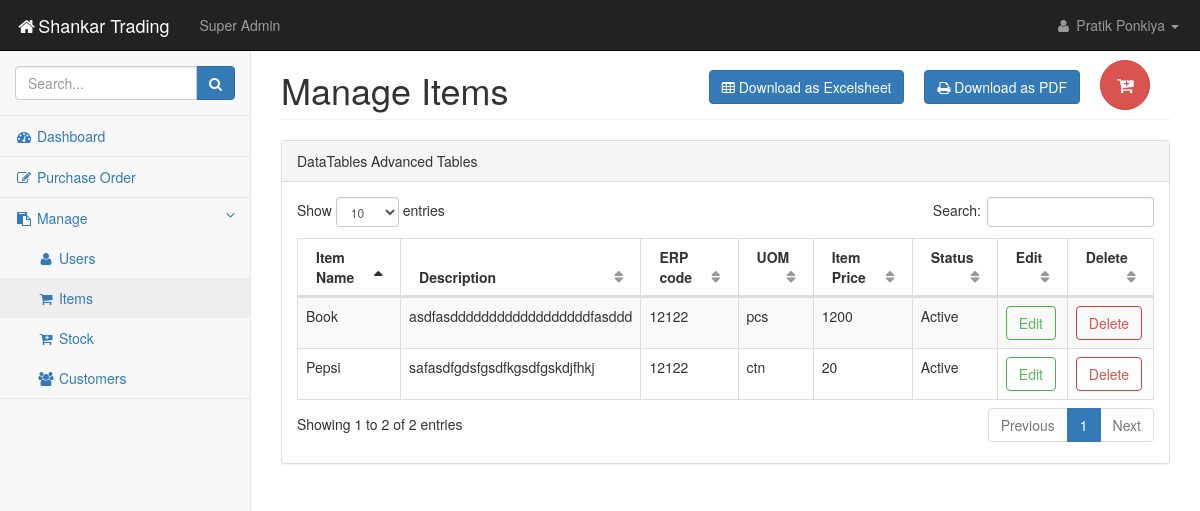
The page /pages/tables2.php (signed in) on the database as committed earlier.
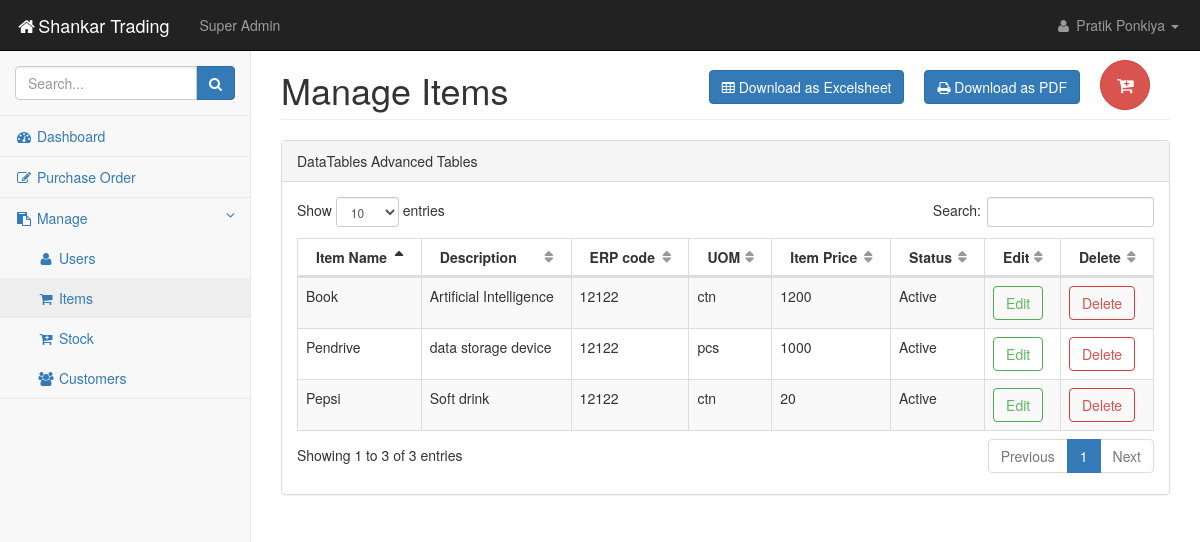
The same page on the database as committed later.
### tables this page shows
CREATE TABLE `tbl_items` (
  `item_id` int(11) NOT NULL,
  `item_name` varchar(255) NOT NULL,
  `description` varchar(255) NOT NULL,
  `erp_code` varchar(11) NOT NULL,
  `uom` varchar(11) NOT NULL,
  `item_price` float NOT NULL,
  `status` enum('0','1') NOT NULL DEFAULT '0'
);

### pages/tables2.php (the view, shortened to what this page needs)
<?php
include "sidepanel.php";
?>
            <div id="page-wrapper">
                <div class="row">
                    <div class="col-lg-12">
                        <form action="forms2.php" method="POST">
                    <button type="submit" class="btn btn-danger btn-circle btn-lg" style="float:right;margin:30px 20px 0px 0px;" name="addbtn">
                        <i class="fa  fa-cart-plus"></i></button></form>
                        <a href="pdflib.php?file=items"><button type="button" class="btn btn-primary" style="float:right;margin:40px 20px 0px 0px;">
                            <i class="fa fa-print"></i> Download as PDF</button></a>
                        <a href="export_excel2.php"><button type="button" class="btn btn-primary" style="float:right;margin:40px 20px 0px 0px;">
                            <i class="fa fa-table"></i> Download as Excelsheet</button></a>
                        <h1 class="page-header">Manage Items</h1>
                    </div>
                </div>
                <div class="row">
                    <div class="col-lg-12">
                        <div class="panel panel-default">
                            <div class="panel-heading">
                                DataTables Advanced Tables
                            </div>
                            <div class="panel-body">
                                <div class="dataTable_wrapper">
                                    <table class="table table-striped table-bordered table-hover" id="dataTables-example">
                                        <thead>
                                            <tr>
                                                <th>Item Name</th>
                                                <th>Description</th>
                                                <th>ERP code</th>
                                                <th>UOM</th>
                                                <th>Item Price</th>
                                                <th>Status</th>
                                                <th>Edit</th>
                                                <th>Delete</th>
                                            </tr>
                                        </thead>
                                        <tbody>
                                            <?php
                                            $sql = "SELECT * FROM `tbl_items`";
                                            $result = $conn->query($sql);
                                            while($row=$result->fetch_assoc()){?>
                                            <tr class="odd gradeX">
                                                <td><?php echo $row['item_name'];?></td>
                                                <td><?php echo $row['description'];?></td>
                                                <td><?php echo $row['erp_code'];?></td>
                                                <td><?php echo $row['uom'];?></td>
                                                <td><?php echo $row['item_price'];?></td>
                                                <td><?php
                                                if($row['status'] == 1){
                                                    echo 'Active';
                                                } else {
                                                    echo 'Inactive';
                                                }?></td>
                                                <td class="center">
                                                    <form action="forms2.php" method="POST">
                                                    <button type="submit" class="btn btn-outline btn-success" name="editbtn">Edit</button>
                                                    </form>
                                                </td>
                                                <td class="center">
                                                    <form action="delete_user.php" method="POST">
                                                    <button type="submit" onclick="return confirm_delete()" class="btn btn-outline btn-danger" name="deletebtn">Delete</button>
                                                    </form>
                                                </td>
                                            </tr>
                                            <?php } ?>
                                        </tbody>
                                    </table>
                                </div>
                            </div>
                        </div>
                    </div>
                </div>
            </div>
        </div>
    </body>
</html>

Rows that differ between the two databases and show on the page:
changed tbl_items "Book": description "asdfasddddddddddddddddddfasddd" → "Artificial Intelligence"; uom "pcs" → "ctn"
changed tbl_items "Pepsi": description "safasdfgdsfgsdfkgsdfgskdjfhkj" → "Soft drink"
added tbl_items: item_name "Pendrive", description "data storage device", erp_code "12122", uom "pcs", item_price "1000", status "Active"
Other text that changed with them:
text written by a page script: "Show entries Search: Showing 1 to 2 of 2 entries Previous 1 Next" → "Show entries Search: Showing 1 to 3 of 3 entries Previous 1 Next"
